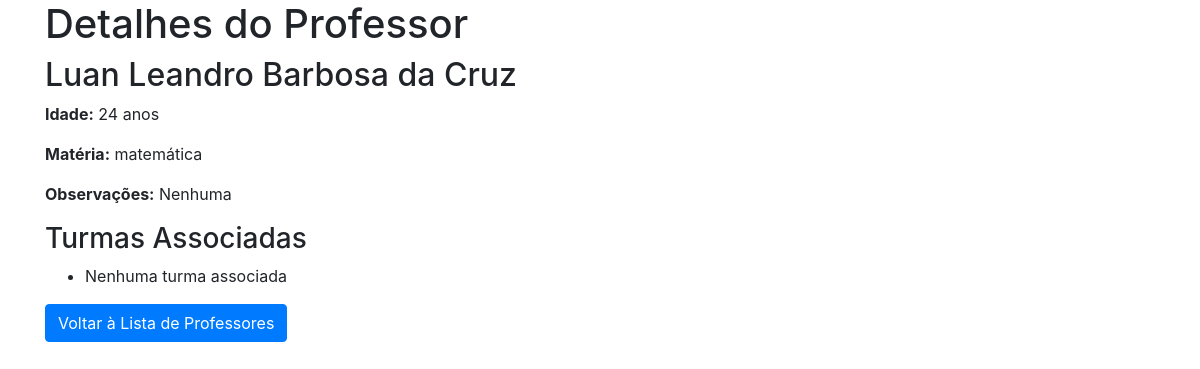
/professores/1, run on an earlier commit of the app's database.
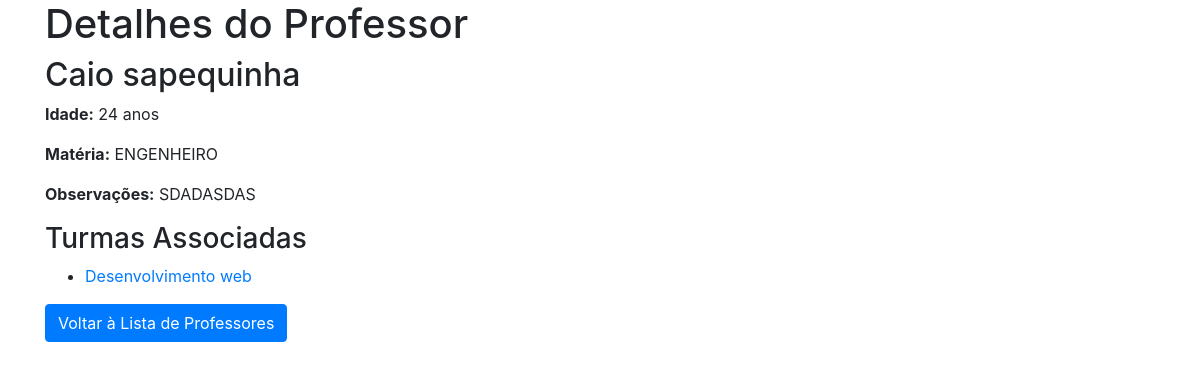
And on a later commit of the database.
### professor/professor_model.py (models this page shows, shortened)
class Professor(db.Model):
    __tablename__ = 'professor'
    id = db.Column(db.Integer, primary_key=True)
    nome = db.Column(db.String(100), nullable=False)
    idade = db.Column(db.Integer, nullable=False)
    materia = db.Column(db.String(100), nullable=False)
    observacoes = db.Column(db.Text)
    turmas = db.relationship('Turma', backref='professor', lazy=True)
    def to_dict(self):
        return {
            'id': self.id,
            'nome': self.nome,
            'idade': self.idade,
            'materia': self.materia,
            'observacoes': self.observacoes,
            'turmas': self.turmas
        }

### turma/turma_model.py (models this page shows, shortened)
class Turma(db.Model):
    __tablename__ = "turmas"
    id = db.Column(db.Integer, primary_key=True)
    materia = db.Column(db.String(100), nullable=False)
    descricao = db.Column(db.String(100))
    ativo = db.Column(db.Boolean(), nullable=False)
    alunos = db.relationship("Aluno", back_populates="turma", lazy=True)
    professor_id = db.Column(db.Integer, db.ForeignKey("professor.id"), nullable=False)

### professor/professor_routes.py (the view)
@professores_blueprint.route('/professores/<int:id_professor>', methods=['GET'])
def get_professor(id_professor):
    try:
        professor = professor_por_id(id_professor)
        return render_template('professor_id.html', professor=professor)
    except ProfessorNaoEncontrado:
        return jsonify({'message': 'Professor não encontrado'}), 404

### professor/professor_model.py (called while the page is built)
def professor_por_id(professor_id):
    professor = Professor.query.get(professor_id)
    if not professor:
        raise ProfessorNaoEncontrado(f'Professor com ID {professor_id} não encontrado.')
    return professor.to_dict()

### templates/professor_id.html (shortened to what this page needs)
<!DOCTYPE html>
<html lang="pt-BR">
<head>
    <link rel="stylesheet" href="https://stackpath.bootstrapcdn.com/bootstrap/4.5.2/css/bootstrap.min.css">
</head>
<body>
    <div class="container">
        <h1>Detalhes do Professor</h1>
        <h2>{{ professor.nome }}</h2>
        <p><strong>Idade:</strong> {{ professor.idade }} anos</p>
        <p><strong>Matéria:</strong> {{ professor.materia }}</p>
        <p><strong>Observações:</strong> {{ professor.observacoes if professor.observacoes else 'Nenhuma' }}</p>
        <h3>Turmas Associadas</h3>
        <ul>
            {% if professor.turmas %}
                {% for turma in professor.turmas %}
                    <li>
                        <a href="{{ url_for('turmas.get_turma', id_turma=turma.id) }}">
                            {{ turma.materia }}
                        </a>
                    </li>
                {% endfor %}
            {% else %}
                <li>Nenhuma turma associada</li>
            {% endif %}
        </ul>
        <a href="{{ url_for('professores.get_professores') }}" class="btn btn-primary">Voltar à Lista de Professores</a>
    </div>
</body>
</html>

What changed in the data, as far as the page shows it:
changed Professor: nome "Luan Leandro Barbosa da Cruz" → "Caio sapequinha"; materia "matemática" → "ENGENHEIRO"; observacoes (not shown) → "SDADASDAS"
added Turma: materia "Desenvolvimento web"
Also different on the page:
{{ professor.observacoes if professor.observacoes else 'Nenhuma' }}: "Nenhuma" → (not shown)
text no longer shown: "Nenhuma turma associada"
